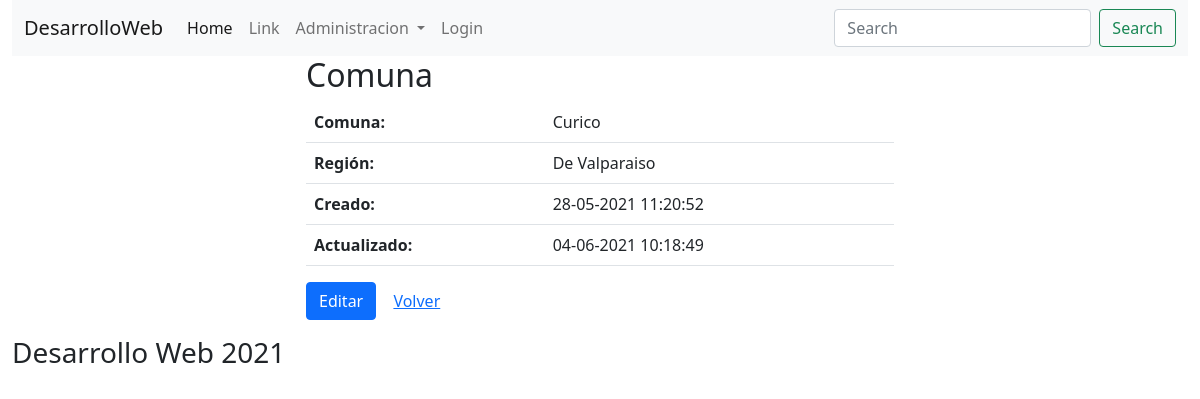
The app's page /comunas/show.php?id=5 with its own data.
### tables this page shows
CREATE TABLE `comunas` (
  `id` int NOT NULL AUTO_INCREMENT,
  `nombre` varchar(255) NOT NULL,
  `region_id` int NOT NULL,
  `created_at` datetime DEFAULT NULL,
  `updated_at` datetime DEFAULT NULL,
  PRIMARY KEY (`id`),
  KEY `region` (`region_id`),
  CONSTRAINT `comunas_ibfk_1` FOREIGN KEY (`region_id`) REFERENCES `regiones` (`id`)
);

CREATE TABLE `regiones` (
  `id` int NOT NULL AUTO_INCREMENT,
  `nombre` varchar(255) NOT NULL,
  `created_at` datetime DEFAULT NULL,
  `updated_at` datetime DEFAULT NULL,
  PRIMARY KEY (`id`)
);

### comunas/show.php (the view, shortened to what this page needs)
<?php
    require('../class/conexion.php');
    if (isset($_GET['id'])) {
        $id = (int) $_GET['id'];
        $res = $mbd->prepare("SELECT c.id, c.nombre, c.created_at, c.updated_at, r.nombre as region FROM comunas c INNER JOIN regiones r ON c.region_id = r.id WHERE c.id = ?");
        $res->bindParam(1, $id);
        $res->execute();
        $comuna = $res->fetch();
    }
?>
<!DOCTYPE html>
<html lang="en">
<head>
    <link href="https://cdn.jsdelivr.net/npm/bootstrap@5.0.0-beta3/dist/css/bootstrap.min.css" rel="stylesheet">
</head>
<body>
    <div class="container-fluid">
        <header>
            <?php include('../partials/menu.php'); ?>
        </header>
        <section>
            <div class="col-md-6 offset-md-3">
                <h2>Comuna</h2>
                <?php if($comuna): ?>
                    <table class="table table-hover">
                        <tr>
                            <th>Comuna:</th>
                            <td> <?php echo $comuna['nombre']; ?> </td>
                        </tr>
                        <tr>
                            <th>Región:</th>
                            <td> <?php echo $comuna['region']; ?> </td>
                        </tr>
                        <tr>
                            <th>Creado:</th>
                            <td>
                                <?php
                                    $fecha = new DateTime($comuna['created_at']);
                                    echo $fecha->format('d-m-Y H:i:s');
                                ?>
                            </td>
                        </tr>
                        <tr>
                            <th>Actualizado:</th>
                            <td>
                                <?php
                                    $fecha = new DateTime($comuna['updated_at']);
                                    echo $fecha->format('d-m-Y H:i:s');
                                ?>
                            </td>
                        </tr>
                    </table>
                    <p>
                        <a href="edit.php?id=<?php echo $comuna['id']; ?>" class="btn btn-primary">Editar</a>
                        <a href="index.php" class="btn btn-link">Volver</a>
                    </p>
                <?php else: ?>
                    <p class="text-info">
                        El dato consultado no existe
                    </p>
                <?php endif; ?>
            </div>
        </section>
        <footer>
            <h3>Desarrollo Web 2021</h3>
        </footer>
    </div>
</body>
</html>

### records on screen
comunas: nombre "Curico", region.nombre "De Valparaiso", created_at "28-05-2021 11:20:52", updated_at "04-06-2021 10:18:49"
